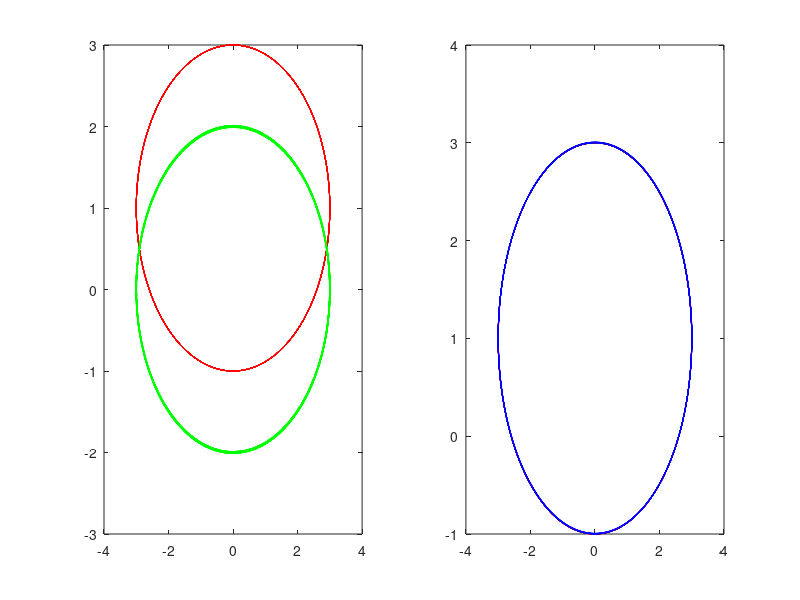

The MATLAB script that drew this image:
h=0.0025;
T=100;
t=0:h:T;
f=2*sin(t)+1;
g=3*cos(t);
df=2*cos(t);
dg=-3*sin(t);
d2f=-2*sin(t);
d2g=-3*cos(t);
f1=2*cos(t)+(0.032*(rand(1,size(t,2))-0.5));
g1=-3*sin(t)+(0.0231*(rand(1,size(t,2))-0.5));

% f=-2*t.^3;
% f=2.^f;
% f=f.*sin(20*t)+0.01*sin(250*t);
% hd=(1+(t.^2));
% g=1./hd;
% f=f+g;
% K=400+((log(4))^2);
% Ireal=(2^(-2*T))*(20*cos(20*T)+log(4)*sin(20*T))/(K);
% Ireal=0.05-Ireal+((1-cos(250*T))/(2500))
subplot(1,2,1)
plot(g,f,'r')
hold on
plot(g1,f1,'g')
hold off

X1=[];
Y1=[];
vk1=1;
for i=1:size(t,2)
    vk1=vk1+(h*f1(i));
    X1=[X1 vk1];
end
vk1=3;
for i=1:size(t,2)
    vk1=vk1+(h*g1(i));
    Y1=[Y1 vk1];
end


X2=[];
Y2=[];
vk1=0;
for i=2:size(t,2)
    vk1=vk1+(h*f1(i-1));
    X2=[X2 vk1];
end

vk1=3;
for i=2:size(t,2)
    vk1=vk1+(h*g1(i-1));
    Y2=[Y2 vk1];
end


X3=[];
Y3=[];
vk1=0;
vk1=vk1+((h/2)*f1(1));
for i=2:size(t,2)
    vk1=vk1+((h/2)*(f1(i)+f1(i-1)));
    X3=[X3 vk1];
end

vk1=3;
vk1=vk1+((h/2)*g1(1));
for i=2:size(t,2)
    vk1=vk1+((h/2)*(g1(i)+g1(i-1)));
    Y3=[Y3 vk1];
end

subplot(1,2,2)
plot(g,f,'r')
hold on
plot(Y1,X1,'b')
%plot(Y2,X2,'m')
%plot(Y3,X3,'g')
hold off



